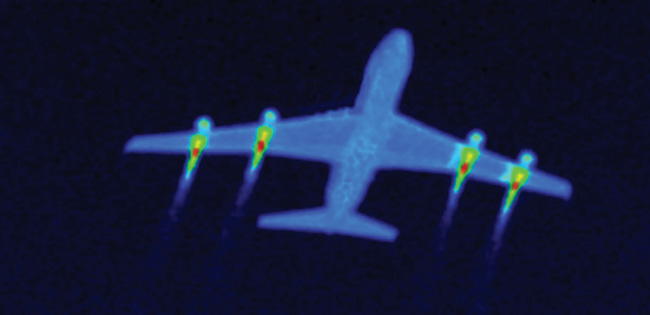
//> input picture lab_3/img_zadan/teplovizor/21331.res.jpg, 650 x 315 px
$ ./task_2   (built with g++ and OpenCV 4)
//> lines starting //> are read from the running program, lines starting //| are printed output that depends on the picture; after the words box and inside, x2 and y2 are one past the last pixel; in counts of white or black regions, pixels touching at a corner belong together
#include <iostream>
#include <vector>
#include <opencv2/opencv.hpp>
#include <opencv2/highgui/highgui.hpp>
#include <opencv2/imgproc/imgproc.hpp>

void draw_crosshair(cv::Mat img, int x, int y, int radius)
{
    cv::circle(
        img,
        cv::Point(x, y),
        radius,
        cv::Scalar(0, 0, 255),
        3
    );

    cv::line(
        img,
        cv::Point(x - radius, y),
        cv::Point(x + radius, y),
        cv::Scalar(0, 0, 255),
        2
    );

    cv::line(
        img,
        cv::Point(x, y - radius),
        cv::Point(x, y + radius),
        cv::Scalar(0, 0, 255),
        2
    );
}


void teplovizor(cv::Mat img)
{
    cv::Mat src_hsv;
    cv::cvtColor(img, src_hsv, cv::COLOR_BGR2HSV);

    int min_hue_thresh = 0, min_sat_thresh = 50, min_val_thresh = 50;
    int max_hue_thresh = 37, max_sat_thresh = 255, max_val_thresh = 255;

    cv::inRange(
        src_hsv,
        cv::Scalar(min_hue_thresh, min_sat_thresh, min_val_thresh),
        cv::Scalar(max_hue_thresh, max_sat_thresh, max_val_thresh),
        src_hsv
    );

    std::vector <std::vector <cv::Point>> contours;
    cv::findContours(src_hsv, contours, cv::RETR_EXTERNAL, cv::CHAIN_APPROX_NONE);

    std::vector <cv::Point> largest_contour = contours[0];

    for (int i = 0; i < contours.size(); i++) {
        if (contours[i].size() > largest_contour.size()) {
            largest_contour = contours[i];
        }
    }

    for (int i = 0; i < contours.size(); i++) {
        if (contours[i].size() > largest_contour.size() * 0.8) {
            cv::Moments moments = cv::moments(contours[i]);
            int center_x = (moments.m10 / moments.m00);
            int center_y = (moments.m01 / moments.m00);

            draw_crosshair(img, center_x, center_y, 20);
        }
    }

    cv::imshow("img", img);
    cv::waitKey();
}


int main()
{
    cv::Mat img_1 = cv::imread("/home/vboxuser/Desktop/cv_labs/lab_3/img_zadan/teplovizor/21331.res.jpg");
//> img_1 is the input picture: 315 rows x 650 cols, CV_8UC3; mean B, G, R 55.6, 26.6, 19
    cv::Mat img_2 = cv::imread("/home/vboxuser/Desktop/cv_labs/lab_3/img_zadan/teplovizor/445923main_STS128_16FrAvg_color1.jpg");
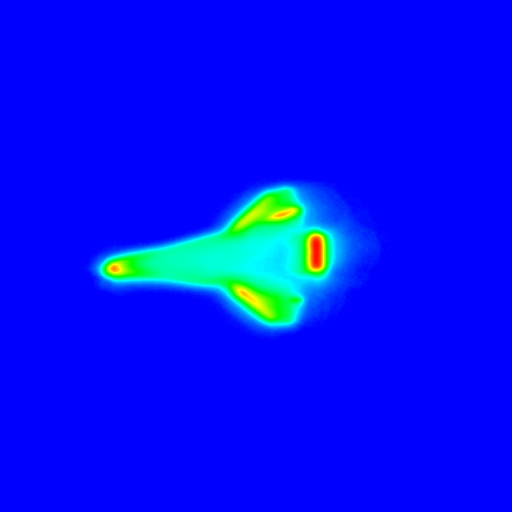
//> input picture lab_3/img_zadan/teplovizor/445923main_STS128_16FrAvg_color1.jpg, 512 x 512 px
//> img_2 is the input picture: 512 rows x 512 cols, CV_8UC3; mean B, G, R 247.3, 18.1, 1.8
    cv::Mat img_3 = cv::imread("/home/vboxuser/Desktop/cv_labs/lab_3/img_zadan/teplovizor/MW-AW129-measured.jpg");
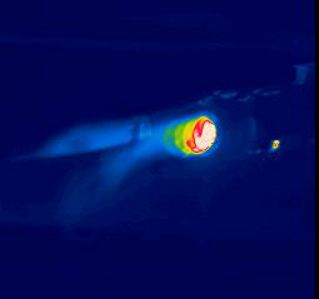
//> input picture lab_3/img_zadan/teplovizor/MW-AW129-measured.jpg, 319 x 299 px
//> img_3 is the input picture: 299 rows x 319 cols, CV_8UC3; mean B, G, R 89.8, 13.4, 3.4
    cv::Mat img_4 = cv::imread("/home/vboxuser/Desktop/cv_labs/lab_3/img_zadan/teplovizor/ntcs_quest_measurement.png");
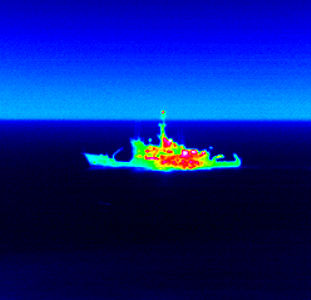
//> input picture lab_3/img_zadan/teplovizor/ntcs_quest_measurement.png, 311 x 300 px
//> img_4 is the input picture: 300 rows x 311 cols, CV_8UC3; mean B, G, R 136.6, 29.9, 3.3
    cv::Mat img_5 = cv::imread("/home/vboxuser/Desktop/cv_labs/lab_3/img_zadan/teplovizor/size0-army.mil-2008-08-28-082221.jpg");
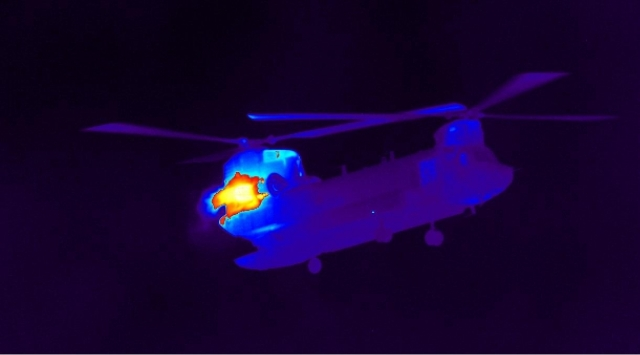
//> input picture lab_3/img_zadan/teplovizor/size0-army.mil-2008-08-28-082221.jpg, 640 x 355 px
//> img_5 is the input picture: 355 rows x 640 cols, CV_8UC3; mean B, G, R 51.7, 3.5, 22.4

    teplovizor(img_1);
//> in teplovizor, `cv::cvtColor(img, src_hsv, cv::COLOR_BGR2HSV);`: src_hsv: 315 rows x 650 cols, CV_8UC3; mean H, S, V 116.1, 171.2, 56.6
//> in teplovizor, `cv::inRange( src_hsv, cv::Scalar(min_hue_thresh, min_sat_thresh, min_v..`:
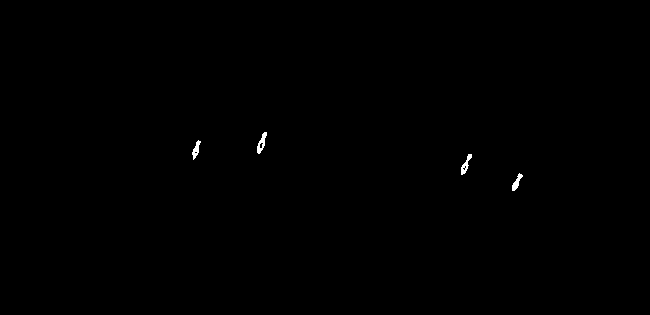
//> src_hsv: 315 rows x 650 cols, CV_8UC1; 0.18% white; 4 white regions
//> in teplovizor, `cv::findContours(src_hsv, contours, cv::RETR_EXTERNAL, cv::CHAIN_APPRO..`: contours = 4 contours; box (x1, y1, x2, y2) and area: (257, 132, 267, 154) 88, (461, 154, 472, 175) 74, (512, 173, 523, 191) 64, (192, 140, 201, 160) 64
//> in teplovizor, `std::vector <cv::Point> largest_contour = contours[0];`: largest_contour = contour of 37 points, box (x1, y1, x2, y2) (512, 173, 523, 191), area 64
//> the loop in teplovizor, `for (int i = 0; i < contours.size(); i++)` made 4 passes
//> after the loop in teplovizor, `for (int i = 0; i < contours.size(); i++)`: largest_contour = contour of 45 points, box (x1, y1, x2, y2) (461, 154, 472, 175), area 74
//> the loop in teplovizor, `for (int i = 0; i < contours.size(); i++)` made 4 passes
//> (center_x, center_y) on passes 1 to 4: (516, 182), (465, 164), (195, 149), (261, 142)
//> after the loop in teplovizor, `for (int i = 0; i < contours.size(); i++)`: img: 315 rows x 650 cols, CV_8UC3; mean B, G, R 53.4, 24.9, 22.1
    teplovizor(img_2);
//> in teplovizor (call 2), `cv::cvtColor(img, src_hsv, cv::COLOR_BGR2HSV);`: src_hsv: 512 rows x 512 cols, CV_8UC3; mean H, S, V 116.8, 255, 254.1
//> in teplovizor (call 2), `cv::inRange( src_hsv, cv::Scalar(min_hue_thresh, min_sat_thresh, min_v..`: src_hsv: 512 rows x 512 cols, CV_8UC1; 0.43% white; 5 white regions
//> in teplovizor (call 2), `cv::findContours(src_hsv, contours, cv::RETR_EXTERNAL, cv::CHAIN_APPRO..`: contours = 5 contours; box (x1, y1, x2, y2) and area: (308, 234, 324, 271) 496, (236, 288, 265, 311) 216, (270, 208, 295, 219) 125, (108, 263, 123, 274) 104, (241, 210, 258, 224) 46
//> the loop in teplovizor (call 2), `for (int i = 0; i < contours.size(); i++)` made 5 passes
//> the loop in teplovizor (call 2), `for (int i = 0; i < contours.size(); i++)` made 5 passes
//> (center_x, center_y) on pass 3: (315, 252)
    teplovizor(img_3);
//> in teplovizor (call 3), `cv::cvtColor(img, src_hsv, cv::COLOR_BGR2HSV);`: src_hsv: 299 rows x 319 cols, CV_8UC3; mean H, S, V 115.8, 251.8, 91.6
//> in teplovizor (call 3), `cv::inRange( src_hsv, cv::Scalar(min_hue_thresh, min_sat_thresh, min_v..`: src_hsv: 299 rows x 319 cols, CV_8UC1; 0.73% white; 5 white regions (2 under 20 px)
//> in teplovizor (call 3), `cv::findContours(src_hsv, contours, cv::RETR_EXTERNAL, cv::CHAIN_APPRO..`: contours = 5 contours, 4 with area under 20; largest, box (x1, y1, x2, y2) and area: (181, 117, 212, 154) 546
//> after the loop in teplovizor (call 3), `for (int i = 0; i < contours.size(); i++)`: img: 299 rows x 319 cols, CV_8UC3; 0.85% of pixels changed, all inside (x1, y1, x2, y2) = (172, 113, 217, 158)
    teplovizor(img_4);
//> in teplovizor (call 4), `cv::cvtColor(img, src_hsv, cv::COLOR_BGR2HSV);`: src_hsv: 300 rows x 311 cols, CV_8UC3; mean H, S, V 115.6, 254.8, 141.2
//> in teplovizor (call 4), `cv::inRange( src_hsv, cv::Scalar(min_hue_thresh, min_sat_thresh, min_v..`: src_hsv: 300 rows x 311 cols, CV_8UC1; 0.85% white; 5 white regions (4 under 20 px)
//> in teplovizor (call 4), `cv::findContours(src_hsv, contours, cv::RETR_EXTERNAL, cv::CHAIN_APPRO..`: contours = 5 contours, 4 with area under 20; largest, box (x1, y1, x2, y2) and area: (144, 134, 206, 169) 844
//> after the loop in teplovizor (call 4), `for (int i = 0; i < contours.size(); i++)`: img: 300 rows x 311 cols, CV_8UC3; 0.87% of pixels changed, all inside (x1, y1, x2, y2) = (153, 135, 198, 180)
    teplovizor(img_5);
//> in teplovizor (call 5), `cv::cvtColor(img, src_hsv, cv::COLOR_BGR2HSV);`: src_hsv: 355 rows x 640 cols, CV_8UC3; mean H, S, V 132.8, 251.2, 52.7
//> in teplovizor (call 5), `cv::inRange( src_hsv, cv::Scalar(min_hue_thresh, min_sat_thresh, min_v..`:
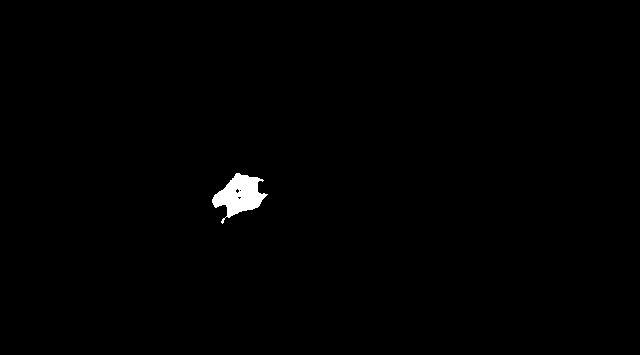
//> src_hsv: 355 rows x 640 cols, CV_8UC1; 0.62% white; 1 white region
//> in teplovizor (call 5), `cv::findContours(src_hsv, contours, cv::RETR_EXTERNAL, cv::CHAIN_APPRO..`: contours = 1 contour; box (x1, y1, x2, y2) and area: (212, 173, 268, 224) 1334
//> in teplovizor (call 5), `std::vector <cv::Point> largest_contour = contours[0];`: largest_contour = contour of 172 points, box (x1, y1, x2, y2) (212, 173, 268, 224), area 1334
//> the loop in teplovizor (call 5), `for (int i = 0; i < contours.size(); i++)` made 1 pass
//> the loop in teplovizor (call 5), `for (int i = 0; i < contours.size(); i++)` made 1 pass
//> (center_x, center_y) on pass 1: (239, 194)
//> pass 1, in teplovizor (call 5), `draw_crosshair(img, center_x, center_y, 20);`:
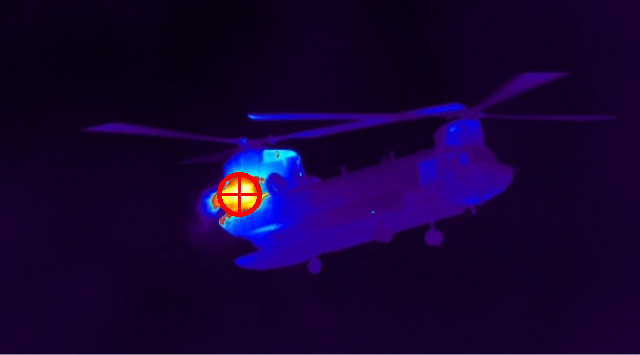
//> img: 355 rows x 640 cols, CV_8UC3; 0.36% of pixels changed, all inside (x1, y1, x2, y2) = (217, 172, 262, 217)
    cv::destroyAllWindows();
}
